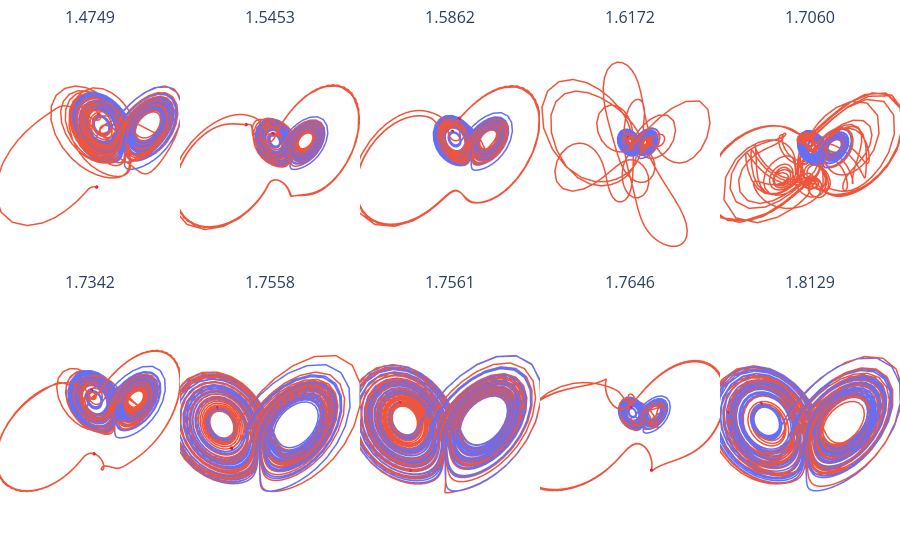

Notebook source saved alongside this figure:
### Code cell
from plotly.subplots import make_subplots
import plotly.graph_objects as go
import numpy as np

# define grid shape
n = len(jsidx)
cols = 5   # needs atleast 10 values to se how the kl divergence favours the coverage of base attractor over the perfect coverage
rows = int(np.ceil(n / cols))

clean_scene = dict(
    camera=dict(
        eye=dict(x=-1.5, y=1.5, z=0.5),
        center=dict(x=0, y=0, z=0),
        up=dict(x=0, y=0, z=1)
    ),
    xaxis=dict(showbackground=False, showgrid=False, zeroline=False,
               showticklabels=False, title=''),
    yaxis=dict(showbackground=False, showgrid=False, zeroline=False,
               showticklabels=False, title=''),
    zaxis=dict(showbackground=False, showgrid=False, zeroline=False,
               showticklabels=False, title=''),
    # optional: aspect ratio
    aspectmode="data"    
)

# create subplot figure with 3D subplots
fig = make_subplots(
    rows=rows, cols=cols,
    specs=[[{"type": "scene"} for _ in range(cols)] for _ in range(rows)],
    subplot_titles=[f"{all_skl[u]:.4f}" for u in sklidx],
    horizontal_spacing = 0 ,  # reduce horizontal gap (0 = no gap)
    vertical_spacing = 0     # reduce vertical gap
)

# loop and add traces
for i, u in enumerate(klidx):
    r, c = divmod(i, cols)

    # call your existing function
    best_js = np.array([
        data_10[u]["true_value"],
        data_10[u]["predictions"].numpy()
    ])
    subfig = viz.compare_plot(best_js)  # <- returns a plotly figure

    # extract traces and add them into subplot
    for trace in subfig.data:
        fig.add_trace(trace, row=r+1, col=c+1)
        
# Apply to all subplot scenes
layout_updates = {}
for i in range(1, rows*cols + 1):
    scene_name = "scene" if i == 1 else f"scene{i}"
    layout_updates[scene_name] = clean_scene

fig.update_layout(
    margin=dict(l=0, r=0, t=30, b=0),  # trim margins
    showlegend = False,
    **layout_updates
)

fig.write_image("SKL_best.png", width=1250, height=500)
fig.show()

### Figure 1 — Plotly figure (JSON) as saved in the notebook; plotly's stock layout.template omitted (floating-point values rounded to 4 significant figures; data arrays with more than 128 entries replaced by an {"elided": "..."} marker saying what was removed)
{"data": [{"hoverinfo": "x+y+z", "line": {"color": "#636EFA", "width": 3}, "mode": "lines", "name": "Dataset 1", "scene": "scene", "type": "scatter3d", "x": {"elided": "1875 float values"}, "y": {"elided": "1875 float values"}, "z": {"elided": "1875 float values"}}, {"hoverinfo": "x+y+z", "marker": {"color": "limegreen", "size": 2}, "mode": "markers", "name": "Start 1", "scene": "scene", "showlegend": false, "type": "scatter3d", "x": [-0.361], "y": [-0.4119], "z": [0.2699]}, {"hoverinfo": "x+y+z", "marker": {"color": "crimson", "size": 2}, "mode": "markers", "name": "End 1", "scene": "scene", "showlegend": false, "type": "scatter3d", "x": [0.01253], "y": [-0.04526], "z": [0.5987]}, {"hoverinfo": "x+y+z", "line": {"color": "#EF553B", "width": 3}, "mode": "lines", "name": "Dataset 2", "scene": "scene", "type": "scatter3d", "x": {"elided": "1875 float values"}, "y": {"elided": "1875 float values"}, "z": {"elided": "1875 float values"}}, {"hoverinfo": "x+y+z", "marker": {"color": "limegreen", "size": 2}, "mode": "markers", "name": "Start 2", "scene": "scene", "showlegend": false, "type": "scatter3d", "x": [-0.3593], "y": [-0.4057], "z": [0.267]}, {"hoverinfo": "x+y+z", "marker": {"color": "crimson", "size": 2}, "mode": "markers", "name": "End 2", "scene": "scene", "showlegend": false, "type": "scatter3d", "x": [0.03717], "y": [-0.04869], "z": [-0.4614]}, {"hoverinfo": "x+y+z", "line": {"color": "#636EFA", "width": 3}, "mode": "lines", "name": "Dataset 1", "scene": "scene2", "type": "scatter3d", "x": {"elided": "1875 float values"}, "y": {"elided": "1875 float values"}, "z": {"elided": "1875 float values"}}, {"hoverinfo": "x+y+z", "marker": {"color": "limegreen", "size": 2}, "mode": "markers", "name": "Start 1", "scene": "scene2", "showlegend": false, "type": "scatter3d", "x": [-0.361], "y": [-0.4119], "z": [0.2699]}, {"hoverinfo": "x+y+z", "marker": {"color": "crimson", "size": 2}, "mode": "markers", "name": "End 1", "scene": "scene2", "showlegend": false, "type": "scatter3d", "x": [0.01253], "y": [-0.04526], "z": [0.5987]}, {"hoverinfo": "x+y+z", "line": {"color": "#EF553B", "width": 3}, "mode": "lines", "name": "Dataset 2", "scene": "scene2", "type": "scatter3d", "x": {"elided": "1875 float values"}, "y": {"elided": "1875 float values"}, "z": {"elided": "1875 float values"}}, {"hoverinfo": "x+y+z", "marker": {"color": "limegreen", "size": 2}, "mode": "markers", "name": "Start 2", "scene": "scene2", "showlegend": false, "type": "scatter3d", "x": [-0.361], "y": [-0.4149], "z": [0.2697]}, {"hoverinfo": "x+y+z", "marker": {"color": "crimson", "size": 2}, "mode": "markers", "name": "End 2", "scene": "scene2", "showlegend": false, "type": "scatter3d", "x": [0.3036], "y": [0.4439], "z": [0.8118]}, {"hoverinfo": "x+y+z", "line": {"color": "#636EFA", "width": 3}, "mode": "lines", "name": "Dataset 1", "scene": "scene3", "type": "scatter3d", "x": {"elided": "1875 float values"}, "y": {"elided": "1875 float values"}, "z": {"elided": "1875 float values"}}, {"hoverinfo": "x+y+z", "marker": {"color": "limegreen", "size": 2}, "mode": "markers", "name": "Start 1", "scene": "scene3", "showlegend": false, "type": "scatter3d", "x": [-0.361], "y": [-0.4119], "z": [0.2699]}, {"hoverinfo": "x+y+z", "marker": {"color": "crimson", "size": 2}, "mode": "markers", "name": "End 1", "scene": "scene3", "showlegend": false, "type": "scatter3d", "x": [0.01253], "y": [-0.04526], "z": [0.5987]}, {"hoverinfo": "x+y+z", "line": {"color": "#EF553B", "width": 3}, "mode": "lines", "name": "Dataset 2", "scene": "scene3", "type": "scatter3d", "x": {"elided": "1875 float values"}, "y": {"elided": "1875 float values"}, "z": {"elided": "1875 float values"}}, {"hoverinfo": "x+y+z", "marker": {"color": "limegreen", "size": 2}, "mode": "markers", "name": "Start 2", "scene": "scene3", "showlegend": false, "type": "scatter3d", "x": [-0.3612], "y": [-0.4169], "z": [0.2728]}, {"hoverinfo": "x+y+z", "marker": {"color": "crimson", "size": 2}, "mode": "markers", "name": "End 2", "scene": "scene3", "showlegend": false, "type": "scatter3d", "x": [-0.4211], "y": [0.2103], "z": [0.9034]}, {"hoverinfo": "x+y+z", "line": {"color": "#636EFA", "width": 3}, "mode": "lines", "name": "Dataset 1", "scene": "scene4", "type": "scatter3d", "x": {"elided": "1875 float values"}, "y": {"elided": "1875 float values"}, "z": {"elided": "1875 float values"}}, {"hoverinfo": "x+y+z", "marker": {"color": "limegreen", "size": 2}, "mode": "markers", "name": "Start 1", "scene": "scene4", "showlegend": false, "type": "scatter3d", "x": [-0.361], "y": [-0.4119], "z": [0.2699]}, {"hoverinfo": "x+y+z", "marker": {"color": "crimson", "size": 2}, "mode": "markers", "name": "End 1", "scene": "scene4", "showlegend": false, "type": "scatter3d", "x": [0.01253], "y": [-0.04526], "z": [0.5987]}, {"hoverinfo": "x+y+z", "line": {"color": "#EF553B", "width": 3}, "mode": "lines", "name": "Dataset 2", "scene": "scene4", "type": "scatter3d", "x": {"elided": "1875 float values"}, "y": {"elided": "1875 float values"}, "z": {"elided": "1875 float values"}}, {"hoverinfo": "x+y+z", "marker": {"color": "limegreen", "size": 2}, "mode": "markers", "name": "Start 2", "scene": "scene4", "showlegend": false, "type": "scatter3d", "x": [-0.3584], "y": [-0.3978], "z": [0.2939]}, {"hoverinfo": "x+y+z", "marker": {"color": "crimson", "size": 2}, "mode": "markers", "name": "End 2", "scene": "scene4", "showlegend": false, "type": "scatter3d", "x": [-0.107], "y": [-0.08677], "z": [0.1649]}, {"hoverinfo": "x+y+z", "line": {"color": "#636EFA", "width": 3}, "mode": "lines", "name": "Dataset 1", "scene": "scene5", "type": "scatter3d", "x": {"elided": "1875 float values"}, "y": {"elided": "1875 float values"}, "z": {"elided": "1875 float values"}}, {"hoverinfo": "x+y+z", "marker": {"color": "limegreen", "size": 2}, "mode": "markers", "name": "Start 1", "scene": "scene5", "showlegend": false, "type": "scatter3d", "x": [-0.361], "y": [-0.4119], "z": [0.2699]}, {"hoverinfo": "x+y+z", "marker": {"color": "crimson", "size": 2}, "mode": "markers", "name": "End 1", "scene": "scene5", "showlegend": false, "type": "scatter3d", "x": [0.01253], "y": [-0.04526], "z": [0.5987]}, {"hoverinfo": "x+y+z", "line": {"color": "#EF553B", "width": 3}, "mode": "lines", "name": "Dataset 2", "scene": "scene5", "type": "scatter3d", "x": {"elided": "1875 float values"}, "y": {"elided": "1875 float values"}, "z": {"elided": "1875 float values"}}, {"hoverinfo": "x+y+z", "marker": {"color": "limegreen", "size": 2}, "mode": "markers", "name": "Start 2", "scene": "scene5", "showlegend": false, "type": "scatter3d", "x": [-0.3576], "y": [-0.3967], "z": [0.3434]}, {"hoverinfo": "x+y+z", "marker": {"color": "crimson", "size": 2}, "mode": "markers", "name": "End 2", "scene": "scene5", "showlegend": false, "type": "scatter3d", "x": [0.1176], "y": [-0.01703], "z": [0.3926]}, {"hoverinfo": "x+y+z", "line": {"color": "#636EFA", "width": 3}, "mode": "lines", "name": "Dataset 1", "scene": "scene6", "type": "scatter3d", "x": {"elided": "1875 float values"}, "y": {"elided": "1875 float values"}, "z": {"elided": "1875 float values"}}, {"hoverinfo": "x+y+z", "marker": {"color": "limegreen", "size": 2}, "mode": "markers", "name": "Start 1", "scene": "scene6", "showlegend": false, "type": "scatter3d", "x": [-0.361], "y": [-0.4119], "z": [0.2699]}, {"hoverinfo": "x+y+z", "marker": {"color": "crimson", "size": 2}, "mode": "markers", "name": "End 1", "scene": "scene6", "showlegend": false, "type": "scatter3d", "x": [0.01253], "y": [-0.04526], "z": [0.5987]}, {"hoverinfo": "x+y+z", "line": {"color": "#EF553B", "width": 3}, "mode": "lines", "name": "Dataset 2", "scene": "scene6", "type": "scatter3d", "x": {"elided": "1875 float values"}, "y": {"elided": "1875 float values"}, "z": {"elided": "1875 float values"}}, {"hoverinfo": "x+y+z", "marker": {"color": "limegreen", "size": 2}, "mode": "markers", "name": "Start 2", "scene": "scene6", "showlegend": false, "type": "scatter3d", "x": [-0.3603], "y": [-0.4177], "z": [0.2677]}, {"hoverinfo": "x+y+z", "marker": {"color": "crimson", "size": 2}, "mode": "markers", "name": "End 2", "scene": "scene6", "showlegend": false, "type": "scatter3d", "x": [0.01465], "y": [-0.1072], "z": [-0.4719]}, {"hoverinfo": "x+y+z", "line": {"color": "#636EFA", "width": 3}, "mode": "lines", "name": "Dataset 1", "scene": "scene7", "type": "scatter3d", "x": {"elided": "1875 float values"}, "y": {"elided": "1875 float values"}, "z": {"elided": "1875 float values"}}, {"hoverinfo": "x+y+z", "marker": {"color": "limegreen", "size": 2}, "mode": "markers", "name": "Start 1", "scene": "scene7", "showlegend": false, "type": "scatter3d", "x": [-0.361], "y": [-0.4119], "z": [0.2699]}, {"hoverinfo": "x+y+z", "marker": {"color": "crimson", "size": 2}, "mode": "markers", "name": "End 1", "scene": "scene7", "showlegend": false, "type": "scatter3d", "x": [0.01253], "y": [-0.04526], "z": [0.5987]}, {"hoverinfo": "x+y+z", "line": {"color": "#EF553B", "width": 3}, "mode": "lines", "name": "Dataset 2", "scene": "scene7", "type": "scatter3d", "x": {"elided": "1875 float values"}, "y": {"elided": "1875 float values"}, "z": {"elided": "1875 float values"}}, {"hoverinfo": "x+y+z", "marker": {"color": "limegreen", "size": 2}, "mode": "markers", "name": "Start 2", "scene": "scene7", "showlegend": false, "type": "scatter3d", "x": [-0.3608], "y": [-0.4132], "z": [0.2701]}, {"hoverinfo": "x+y+z", "marker": {"color": "crimson", "size": 2}, "mode": "markers", "name": "End 2", "scene": "scene7", "showlegend": false, "type": "scatter3d", "x": [-0.1431], "y": [-0.07799], "z": [0.2591]}, {"hoverinfo": "x+y+z", "line": {"color": "#636EFA", "width": 3}, "mode": "lines", "name": "Dataset 1", "scene": "scene8", "type": "scatter3d", "x": {"elided": "1875 float values"}, "y": {"elided": "1875 float values"}, "z": {"elided": "1875 float values"}}, {"hoverinfo": "x+y+z", "marker": {"color": "limegreen", "size": 2}, "mode": "markers", "name": "Start 1", "scene": "scene8", "showlegend": false, "type": "scatter3d", "x": [-0.361], "y": [-0.4119], "z": [0.2699]}, {"hoverinfo": "x+y+z", "marker": {"color": "crimson", "size": 2}, "mode": "markers", "name": "End 1", "scene": "scene8", "showlegend": false, "type": "scatter3d", "x": [0.01253], "y": [-0.04526], "z": [0.5987]}, {"hoverinfo": "x+y+z", "line": {"color": "#EF553B", "width": 3}, "mode": "lines", "name": "Dataset 2", "scene": "scene8", "type": "scatter3d", "x": {"elided": "1875 float values"}, "y": {"elided": "1875 float values"}, "z": {"elided": "1875 float values"}}, {"hoverinfo": "x+y+z", "marker": {"color": "limegreen", "size": 2}, "mode": "markers", "name": "Start 2", "scene": "scene8", "showlegend": false, "type": "scatter3d", "x": [-0.3606], "y": [-0.4124], "z": [0.2699]}, {"hoverinfo": "x+y+z", "marker": {"color": "crimson", "size": 2}, "mode": "markers", "name": "End 2", "scene": "scene8", "showlegend": false, "type": "scatter3d", "x": [-0.1339], "y": [-0.01812], "z": [0.05523]}, {"hoverinfo": "x+y+z", "line": {"color": "#636EFA", "width": 3}, "mode": "lines", "name": "Dataset 1", "scene": "scene9", "type": "scatter3d", "x": {"elided": "1875 float values"}, "y": {"elided": "1875 float values"}, "z": {"elided": "1875 float values"}}, {"hoverinfo": "x+y+z", "marker": {"color": "limegreen", "size": 2}, "mode": "markers", "name": "Start 1", "scene": "scene9", "showlegend": false, "type": "scatter3d", "x": [-0.361], "y": [-0.4119], "z": [0.2699]}, {"hoverinfo": "x+y+z", "marker": {"color": "crimson", "size": 2}, "mode": "markers", "name": "End 1", "scene": "scene9", "showlegend": false, "type": "scatter3d", "x": [0.01253], "y": [-0.04526], "z": [0.5987]}, {"hoverinfo": "x+y+z", "line": {"color": "#EF553B", "width": 3}, "mode": "lines", "name": "Dataset 2", "scene": "scene9", "type": "scatter3d", "x": {"elided": "1875 float values"}, "y": {"elided": "1875 float values"}, "z": {"elided": "1875 float values"}}, {"hoverinfo": "x+y+z", "marker": {"color": "limegreen", "size": 2}, "mode": "markers", "name": "Start 2", "scene": "scene9", "showlegend": false, "type": "scatter3d", "x": [-0.361], "y": [-0.4117], "z": [0.2623]}, {"hoverinfo": "x+y+z", "marker": {"color": "crimson", "size": 2}, "mode": "markers", "name": "End 2", "scene": "scene9", "showlegend": false, "type": "scatter3d", "x": [-0.3592], "y": [-0.6114], "z": [-1.44]}, {"hoverinfo": "x+y+z", "line": {"color": "#636EFA", "width": 3}, "mode": "lines", "name": "Dataset 1", "scene": "scene10", "type": "scatter3d", "x": {"elided": "1875 float values"}, "y": {"elided": "1875 float values"}, "z": {"elided": "1875 float values"}}, {"hoverinfo": "x+y+z", "marker": {"color": "limegreen", "size": 2}, "mode": "markers", "name": "Start 1", "scene": "scene10", "showlegend": false, "type": "scatter3d", "x": [-0.361], "y": [-0.4119], "z": [0.2699]}, {"hoverinfo": "x+y+z", "marker": {"color": "crimson", "size": 2}, "mode": "markers", "name": "End 1", "scene": "scene10", "showlegend": false, "type": "scatter3d", "x": [0.01253], "y": [-0.04526], "z": [0.5987]}, {"hoverinfo": "x+y+z", "line": {"color": "#EF553B", "width": 3}, "mode": "lines", "name": "Dataset 2", "scene": "scene10", "type": "scatter3d", "x": {"elided": "1875 float values"}, "y": {"elided": "1875 float values"}, "z": {"elided": "1875 float values"}}, {"hoverinfo": "x+y+z", "marker": {"color": "limegreen", "size": 2}, "mode": "markers", "name": "Start 2", "scene": "scene10", "showlegend": false, "type": "scatter3d", "x": [-0.3617], "y": [-0.41], "z": [0.309]}, {"hoverinfo": "x+y+z", "marker": {"color": "crimson", "size": 2}, "mode": "markers", "name": "End 2", "scene": "scene10", "showlegend": false, "type": "scatter3d", "x": [0.1098], "y": [0.2204], "z": [0.545]}], "layout": {"annotations": [{"font": {"size": 16}, "showarrow": false, "text": "1.4749", "x": 0.1, "xanchor": "center", "xref": "paper", "y": 1, "yanchor": "bottom", "yref": "paper"}, {"font": {"size": 16}, "showarrow": false, "text": "1.5453", "x": 0.3, "xanchor": "center", "xref": "paper", "y": 1, "yanchor": "bottom", "yref": "paper"}, {"font": {"size": 16}, "showarrow": false, "text": "1.5862", "x": 0.5, "xanchor": "center", "xref": "paper", "y": 1, "yanchor": "bottom", "yref": "paper"}, {"font": {"size": 16}, "showarrow": false, "text": "1.6172", "x": 0.7, "xanchor": "center", "xref": "paper", "y": 1, "yanchor": "bottom", "yref": "paper"}, {"font": {"size": 16}, "showarrow": false, "text": "1.7060", "x": 0.9, "xanchor": "center", "xref": "paper", "y": 1, "yanchor": "bottom", "yref": "paper"}, {"font": {"size": 16}, "showarrow": false, "text": "1.7342", "x": 0.1, "xanchor": "center", "xref": "paper", "y": 0.5, "yanchor": "bottom", "yref": "paper"}, {"font": {"size": 16}, "showarrow": false, "text": "1.7558", "x": 0.3, "xanchor": "center", "xref": "paper", "y": 0.5, "yanchor": "bottom", "yref": "paper"}, {"font": {"size": 16}, "showarrow": false, "text": "1.7561", "x": 0.5, "xanchor": "center", "xref": "paper", "y": 0.5, "yanchor": "bottom", "yref": "paper"}, {"font": {"size": 16}, "showarrow": false, "text": "1.7646", "x": 0.7, "xanchor": "center", "xref": "paper", "y": 0.5, "yanchor": "bottom", "yref": "paper"}, {"font": {"size": 16}, "showarrow": false, "text": "1.8129", "x": 0.9, "xanchor": "center", "xref": "paper", "y": 0.5, "yanchor": "bottom", "yref": "paper"}], "margin": {"b": 0, "l": 0, "r": 0, "t": 30}, "scene": {"aspectmode": "data", "camera": {"center": {"x": 0, "y": 0, "z": 0}, "eye": {"x": -1.5, "y": 1.5, "z": 0.5}, "up": {"x": 0, "y": 0, "z": 1}}, "domain": {"x": [0, 0.2], "y": [0.5, 1]}, "xaxis": {"showbackground": false, "showgrid": false, "showticklabels": false, "title": {"text": ""}, "zeroline": false}, "yaxis": {"showbackground": false, "showgrid": false, "showticklabels": false, "title": {"text": ""}, "zeroline": false}, "zaxis": {"showbackground": false, "showgrid": false, "showticklabels": false, "title": {"text": ""}, "zeroline": false}}, "scene10": {"aspectmode": "data", "camera": {"center": {"x": 0, "y": 0, "z": 0}, "eye": {"x": -1.5, "y": 1.5, "z": 0.5}, "up": {"x": 0, "y": 0, "z": 1}}, "domain": {"x": [0.8, 1], "y": [0, 0.5]}, "xaxis": {"showbackground": false, "showgrid": false, "showticklabels": false, "title": {"text": ""}, "zeroline": false}, "yaxis": {"showbackground": false, "showgrid": false, "showticklabels": false, "title": {"text": ""}, "zeroline": false}, "zaxis": {"showbackground": false, "showgrid": false, "showticklabels": false, "title": {"text": ""}, "zeroline": false}}, "scene2": {"aspectmode": "data", "camera": {"center": {"x": 0, "y": 0, "z": 0}, "eye": {"x": -1.5, "y": 1.5, "z": 0.5}, "up": {"x": 0, "y": 0, "z": 1}}, "domain": {"x": [0.2, 0.4], "y": [0.5, 1]}, "xaxis": {"showbackground": false, "showgrid": false, "showticklabels": false, "title": {"text": ""}, "zeroline": false}, "yaxis": {"showbackground": false, "showgrid": false, "showticklabels": false, "title": {"text": ""}, "zeroline": false}, "zaxis": {"showbackground": false, "showgrid": false, "showticklabels": false, "title": {"text": ""}, "zeroline": false}}, "scene3": {"aspectmode": "data", "camera": {"center": {"x": 0, "y": 0, "z": 0}, "eye": {"x": -1.5, "y": 1.5, "z": 0.5}, "up": {"x": 0, "y": 0, "z": 1}}, "domain": {"x": [0.4, 0.6], "y": [0.5, 1]}, "xaxis": {"showbackground": false, "showgrid": false, "showticklabels": false, "title": {"text": ""}, "zeroline": false}, "yaxis": {"showbackground": false, "showgrid": false, "showticklabels": false, "title": {"text": ""}, "zeroline": false}, "zaxis": {"showbackground": false, "showgrid": false, "showticklabels": false, "title": {"text": ""}, "zeroline": false}}, "scene4": {"aspectmode": "data", "camera": {"center": {"x": 0, "y": 0, "z": 0}, "eye": {"x": -1.5, "y": 1.5, "z": 0.5}, "up": {"x": 0, "y": 0, "z": 1}}, "domain": {"x": [0.6, 0.8], "y": [0.5, 1]}, "xaxis": {"showbackground": false, "showgrid": false, "showticklabels": false, "title": {"text": ""}, "zeroline": false}, "yaxis": {"showbackground": false, "showgrid": false, "showticklabels": false, "title": {"text": ""}, "zeroline": false}, "zaxis": {"showbackground": false, "showgrid": false, "showticklabels": false, "title": {"text": ""}, "zeroline": false}}, "scene5": {"aspectmode": "data", "camera": {"center": {"x": 0, "y": 0, "z": 0}, "eye": {"x": -1.5, "y": 1.5, "z": 0.5}, "up": {"x": 0, "y": 0, "z": 1}}, "domain": {"x": [0.8, 1], "y": [0.5, 1]}, "xaxis": {"showbackground": false, "showgrid": false, "showticklabels": false, "title": {"text": ""}, "zeroline": false}, "yaxis": {"showbackground": false, "showgrid": false, "showticklabels": false, "title": {"text": ""}, "zeroline": false}, "zaxis": {"showbackground": false, "showgrid": false, "showticklabels": false, "title": {"text": ""}, "zeroline": false}}, "scene6": {"aspectmode": "data", "camera": {"center": {"x": 0, "y": 0, "z": 0}, "eye": {"x": -1.5, "y": 1.5, "z": 0.5}, "up": {"x": 0, "y": 0, "z": 1}}, "domain": {"x": [0, 0.2], "y": [0, 0.5]}, "xaxis": {"showbackground": false, "showgrid": false, "showticklabels": false, "title": {"text": ""}, "zeroline": false}, "yaxis": {"showbackground": false, "showgrid": false, "showticklabels": false, "title": {"text": ""}, "zeroline": false}, "zaxis": {"showbackground": false, "showgrid": false, "showticklabels": false, "title": {"text": ""}, "zeroline": false}}, "scene7": {"aspectmode": "data", "camera": {"center": {"x": 0, "y": 0, "z": 0}, "eye": {"x": -1.5, "y": 1.5, "z": 0.5}, "up": {"x": 0, "y": 0, "z": 1}}, "domain": {"x": [0.2, 0.4], "y": [0, 0.5]}, "xaxis": {"showbackground": false, "showgrid": false, "showticklabels": false, "title": {"text": ""}, "zeroline": false}, "yaxis": {"showbackground": false, "showgrid": false, "showticklabels": false, "title": {"text": ""}, "zeroline": false}, "zaxis": {"showbackground": false, "showgrid": false, "showticklabels": false, "title": {"text": ""}, "zeroline": false}}, "scene8": {"aspectmode": "data", "camera": {"center": {"x": 0, "y": 0, "z": 0}, "eye": {"x": -1.5, "y": 1.5, "z": 0.5}, "up": {"x": 0, "y": 0, "z": 1}}, "domain": {"x": [0.4, 0.6], "y": [0, 0.5]}, "xaxis": {"showbackground": false, "showgrid": false, "showticklabels": false, "title": {"text": ""}, "zeroline": false}, "yaxis": {"showbackground": false, "showgrid": false, "showticklabels": false, "title": {"text": ""}, "zeroline": false}, "zaxis": {"showbackground": false, "showgrid": false, "showticklabels": false, "title": {"text": ""}, "zeroline": false}}, "scene9": {"aspectmode": "data", "camera": {"center": {"x": 0, "y": 0, "z": 0}, "eye": {"x": -1.5, "y": 1.5, "z": 0.5}, "up": {"x": 0, "y": 0, "z": 1}}, "domain": {"x": [0.6, 0.8], "y": [0, 0.5]}, "xaxis": {"showbackground": false, "showgrid": false, "showticklabels": false, "title": {"text": ""}, "zeroline": false}, "yaxis": {"showbackground": false, "showgrid": false, "showticklabels": false, "title": {"text": ""}, "zeroline": false}, "zaxis": {"showbackground": false, "showgrid": false, "showticklabels": false, "title": {"text": ""}, "zeroline": false}}, "showlegend": false}}
